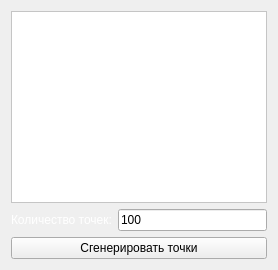
      <widget class="QWidget" name="tab_4">
       <attribute name="title">
        <string>Диаграмма Воронова</string>
       </attribute>
       <layout class="QVBoxLayout" name="verticalLayout_5">
        <item>
         <widget class="MyGraphicsView" name="Voronoy_graphicsView">
          <property name="palette">
           <palette>
            <active>
             <colorrole role="WindowText">
              <brush brushstyle="SolidPattern">
               <color alpha="255">
                <red>0</red>
                <green>0</green>
                <blue>0</blue>
               </color>
              </brush>
             </colorrole>
             <colorrole role="Button">
              <brush brushstyle="SolidPattern">
               <color alpha="255">
                <red>255</red>
                <green>255</green>
                <blue>255</blue>
               </color>
              </brush>
             </colorrole>
             <colorrole role="Light">
              <brush brushstyle="SolidPattern">
               <color alpha="255">
                <red>255</red>
                <green>255</green>
                <blue>255</blue>
               </color>
              </brush>
             </colorrole>
             <colorrole role="Midlight">
              <brush brushstyle="SolidPattern">
               <color alpha="255">
                <red>255</red>
                <green>255</green>
                <blue>255</blue>
               </color>
              </brush>
             </colorrole>
             <colorrole role="Dark">
              <brush brushstyle="SolidPattern">
               <color alpha="255">
                <red>127</red>
                <green>127</green>
                <blue>127</blue>
               </color>
              </brush>
             </colorrole>
             <colorrole role="Mid">
              <brush brushstyle="SolidPattern">
               <color alpha="255">
                <red>170</red>
                <green>170</green>
                <blue>170</blue>
               </color>
              </brush>
             </colorrole>
             <colorrole role="Text">
              <brush brushstyle="SolidPattern">
               <color alpha="255">
                <red>0</red>
                <green>0</green>
                <blue>0</blue>
               </color>
              </brush>
             </colorrole>
             <colorrole role="BrightText">
              <brush brushstyle="SolidPattern">
               <color alpha="255">
                <red>255</red>
                <green>255</green>
                <blue>255</blue>
               </color>
              </brush>
             </colorrole>
             <colorrole role="ButtonText">
              <brush brushstyle="SolidPattern">
               <color alpha="255">
                <red>0</red>
                <green>0</green>
                <blue>0</blue>
               </color>
              </brush>
             </colorrole>
             <colorrole role="Base">
              <brush brushstyle="SolidPattern">
               <color alpha="255">
                <red>255</red>
                <green>255</green>
                <blue>255</blue>
               </color>
              </brush>
             </colorrole>
             <colorrole role="Window">
              <brush brushstyle="SolidPattern">
               <color alpha="255">
                <red>255</red>
                <green>255</green>
                <blue>255</blue>
               </color>
              </brush>
             </colorrole>
             <colorrole role="Shadow">
              <brush brushstyle="SolidPattern">
               <color alpha="255">
                <red>0</red>
                <green>0</green>
                <blue>0</blue>
               </color>
              </brush>
             </colorrole>
             <colorrole role="AlternateBase">
              <brush brushstyle="SolidPattern">
               <color alpha="255">
                <red>255</red>
                <green>255</green>
                <blue>255</blue>
               </color>
              </brush>
             </colorrole>
             <colorrole role="ToolTipBase">
              <brush brushstyle="SolidPattern">
               <color alpha="255">
                <red>255</red>
                <green>255</green>
                <blue>220</blue>
               </color>
              </brush>
             </colorrole>
             <colorrole role="ToolTipText">
              <brush brushstyle="SolidPattern">
               <color alpha="255">
                <red>0</red>
                <green>0</green>
                <blue>0</blue>
               </color>
              </brush>
             </colorrole>
             <colorrole role="PlaceholderText">
              <brush brushstyle="SolidPattern">
               <color alpha="128">
                <red>0</red>
                <green>0</green>
                <blue>0</blue>
               </color>
              </brush>
             </colorrole>
            </active>
            <inactive>
             <colorrole role="WindowText">
              <brush brushstyle="SolidPattern">
               <color alpha="255">
                <red>0</red>
                <green>0</green>
                <blue>0</blue>
               </color>
              </brush>
             </colorrole>
             <colorrole role="Button">
              <brush brushstyle="SolidPattern">
               <color alpha="255">
                <red>255</red>
                <green>255</green>
                <blue>255</blue>
               </color>
              </brush>
             </colorrole>
             <colorrole role="Light">
              <brush brushstyle="SolidPattern">
               <color alpha="255">
                <red>255</red>
                <green>255</green>
                <blue>255</blue>
               </color>
              </brush>
             </colorrole>
             <colorrole role="Midlight">
              <brush brushstyle="SolidPattern">
               <color alpha="255">
                <red>255</red>
                <green>255</green>
                <blue>255</blue>
               </color>
              </brush>
             </colorrole>
             <colorrole role="Dark">
              <brush brushstyle="SolidPattern">
               <color alpha="255">
                <red>127</red>
                <green>127</green>
                <blue>127</blue>
               </color>
              </brush>
             </colorrole>
             <colorrole role="Mid">
              <brush brushstyle="SolidPattern">
               <color alpha="255">
                <red>170</red>
                <green>170</green>
                <blue>170</blue>
               </color>
              </brush>
             </colorrole>
             <colorrole role="Text">
              <brush brushstyle="SolidPattern">
               <color alpha="255">
                <red>0</red>
                <green>0</green>
                <blue>0</blue>
               </color>
              </brush>
             </colorrole>
             <colorrole role="BrightText">
              <brush brushstyle="SolidPattern">
               <color alpha="255">
                <red>255</red>
                <green>255</green>
                <blue>255</blue>
               </color>
              </brush>
             </colorrole>
             <colorrole role="ButtonText">
              <brush brushstyle="SolidPattern">
               <color alpha="255">
                <red>0</red>
                <green>0</green>
                <blue>0</blue>
               </color>
              </brush>
             </colorrole>
             <colorrole role="Base">
              <brush brushstyle="SolidPattern">
               <color alpha="255">
                <red>255</red>
                <green>255</green>
                <blue>255</blue>
               </color>
              </brush>
             </colorrole>
             <colorrole role="Window">
              <brush brushstyle="SolidPattern">
               <color alpha="255">
                <red>255</red>
                <green>255</green>
                <blue>255</blue>
               </color>
              </brush>
             </colorrole>
             <colorrole role="Shadow">
              <brush brushstyle="SolidPattern">
               <color alpha="255">
                <red>0</red>
                <green>0</green>
                <blue>0</blue>
               </color>
              </brush>
             </colorrole>
             <colorrole role="AlternateBase">
              <brush brushstyle="SolidPattern">
               <color alpha="255">
                <red>255</red>
                <green>255</green>
                <blue>255</blue>
               </color>
              </brush>
             </colorrole>
             <colorrole role="ToolTipBase">
              <brush brushstyle="SolidPattern">
               <color alpha="255">
                <red>255</red>
                <green>255</green>
                <blue>220</blue>
               </color>
              </brush>
             </colorrole>
             <colorrole role="ToolTipText">
              <brush brushstyle="SolidPattern">
               <color alpha="255">
                <red>0</red>
                <green>0</green>
                <blue>0</blue>
               </color>
              </brush>
             </colorrole>
             <colorrole role="PlaceholderText">
              <brush brushstyle="SolidPattern">
               <color alpha="128">
                <red>0</red>
                <green>0</green>
                <blue>0</blue>
               </color>
              </brush>
             </colorrole>
            </inactive>
            <disabled>
             <colorrole role="WindowText">
              <brush brushstyle="SolidPattern">
               <color alpha="255">
                <red>127</red>
                <green>127</green>
                <blue>127</blue>
               </color>
              </brush>
             </colorrole>
             <colorrole role="Button">
              <brush brushstyle="SolidPattern">
               <color alpha="255">
                <red>255</red>
                <green>255</green>
                <blue>255</blue>
               </color>
              </brush>
             </colorrole>
             <colorrole role="Light">
              <brush brushstyle="SolidPattern">
               <color alpha="255">
                <red>255</red>
                <green>255</green>
                <blue>255</blue>
               </color>
              </brush>
             </colorrole>
             <colorrole role="Midlight">
              <brush brushstyle="SolidPattern">
               <color alpha="255">
                <red>255</red>
                <green>255</green>
                <blue>255</blue>
               </color>
              </brush>
             </colorrole>
             <colorrole role="Dark">
              <brush brushstyle="SolidPattern">
               <color alpha="255">
                <red>127</red>
                <green>127</green>
                <blue>127</blue>
               </color>
              </brush>
             </colorrole>
             <colorrole role="Mid">
              <brush brushstyle="SolidPattern">
               <color alpha="255">
                <red>170</red>
                <green>170</green>
                <blue>170</blue>
               </color>
              </brush>
             </colorrole>
             <colorrole role="Text">
              <brush brushstyle="SolidPattern">
               <color alpha="255">
                <red>127</red>
                <green>127</green>
                <blue>127</blue>
               </color>
              </brush>
             </colorrole>
             <colorrole role="BrightText">
              <brush brushstyle="SolidPattern">
               <color alpha="255">
                <red>255</red>
                <green>255</green>
                <blue>255</blue>
               </color>
              </brush>
             </colorrole>
             <colorrole role="ButtonText">
              <brush brushstyle="SolidPattern">
               <color alpha="255">
                <red>127</red>
                <green>127</green>
                <blue>127</blue>
               </color>
              </brush>
             </colorrole>
             <colorrole role="Base">
              <brush brushstyle="SolidPattern">
               <color alpha="255">
                <red>255</red>
                <green>255</green>
                <blue>255</blue>
               </color>
              </brush>
             </colorrole>
             <colorrole role="Window">
              <brush brushstyle="SolidPattern">
               <color alpha="255">
                <red>255</red>
                <green>255</green>
                <blue>255</blue>
               </color>
              </brush>
             </colorrole>
             <colorrole role="Shadow">
              <brush brushstyle="SolidPattern">
               <color alpha="255">
                <red>0</red>
                <green>0</green>
                <blue>0</blue>
               </color>
              </brush>
             </colorrole>
             <colorrole role="AlternateBase">
              <brush brushstyle="SolidPattern">
               <color alpha="255">
                <red>255</red>
                <green>255</green>
                <blue>255</blue>
               </color>
              </brush>
             </colorrole>
             <colorrole role="ToolTipBase">
              <brush brushstyle="SolidPattern">
               <color alpha="255">
                <red>255</red>
                <green>255</green>
                <blue>220</blue>
               </color>
              </brush>
             </colorrole>
             <colorrole role="ToolTipText">
              <brush brushstyle="SolidPattern">
               <color alpha="255">
                <red>0</red>
                <green>0</green>
                <blue>0</blue>
               </color>
              </brush>
             </colorrole>
             <colorrole role="PlaceholderText">
              <brush brushstyle="SolidPattern">
               <color alpha="128">
                <red>0</red>
                <green>0</green>
                <blue>0</blue>
               </color>
              </brush>
             </colorrole>
            </disabled>
           </palette>
          </property>
         </widget>
        </item>
        <item>
         <layout class="QHBoxLayout" name="horizontalLayout_2">
          <item>
           <widget class="QLabel" name="label_4">
            <property name="sizePolicy">
             <sizepolicy hsizetype="Fixed" vsizetype="Minimum">
              <horstretch>0</horstretch>
              <verstretch>0</verstretch>
             </sizepolicy>
            </property>
            <property name="palette">
             <palette>
              <active>
               <colorrole role="WindowText">
                <brush brushstyle="SolidPattern">
                 <color alpha="255">
                  <red>255</red>
                  <green>255</green>
                  <blue>255</blue>
                 </color>
                </brush>
               </colorrole>
              </active>
              <inactive>
               <colorrole role="WindowText">
                <brush brushstyle="SolidPattern">
                 <color alpha="255">
                  <red>255</red>
                  <green>255</green>
                  <blue>255</blue>
                 </color>
                </brush>
               </colorrole>
              </inactive>
              <disabled>
               <colorrole role="WindowText">
                <brush brushstyle="SolidPattern">
                 <color alpha="255">
                  <red>26</red>
                  <green>26</green>
                  <blue>39</blue>
                 </color>
                </brush>
               </colorrole>
              </disabled>
             </palette>
            </property>
            <property name="text">
             <string>Количество точек:</string>
            </property>
           </widget>
          </item>
          <item>
           <widget class="QLineEdit" name="VoronoyPointCount_lineEdit">
            <property name="inputMethodHints">
             <set>Qt::ImhPreferNumbers</set>
            </property>
            <property name="text">
             <string>100</string>
            </property>
           </widget>
          </item>
         </layout>
        </item>
        <item>
         <widget class="QPushButton" name="GenerateVoronoy_pushButton">
          <property name="palette">
           <palette>
            <active>
             <colorrole role="ButtonText">
              <brush brushstyle="SolidPattern">
               <color alpha="255">
                <red>0</red>
                <green>0</green>
                <blue>0</blue>
               </color>
              </brush>
             </colorrole>
            </active>
            <inactive>
             <colorrole role="ButtonText">
              <brush brushstyle="SolidPattern">
               <color alpha="255">
                <red>0</red>
                <green>0</green>
                <blue>0</blue>
               </color>
              </brush>
             </colorrole>
            </inactive>
            <disabled>
             <colorrole role="ButtonText">
              <brush brushstyle="SolidPattern">
               <color alpha="255">
                <red>26</red>
                <green>26</green>
                <blue>39</blue>
               </color>
              </brush>
             </colorrole>
            </disabled>
           </palette>
          </property>
          <property name="text">
           <string>Сгенерировать точки</string>
          </property>
         </widget>
        </item>
       </layout>
      </widget>
